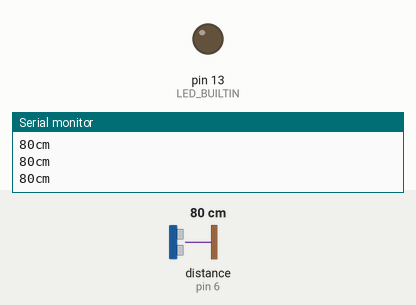
Simulated run of this sketch. Board: Arduino Uno, built with avr-gcc and run on an emulated ATmega328P. On the bench: output pins drawn as LEDs (lit = HIGH), the last lines printed to the serial monitor. The inputs (shaded band) are chosen by the test bench; at power-on: distance to the obstacle (sensor on pin 6) 80 cm. The echo pulse lasts 58.3 µs per cm.

Above: at 1.3 s.
1.4 s: distance to the obstacle (sensor on pin 6) set to 72 cm
2.9 s: distance to the obstacle (sensor on pin 6) set to 67 cm
At 3.9 s:
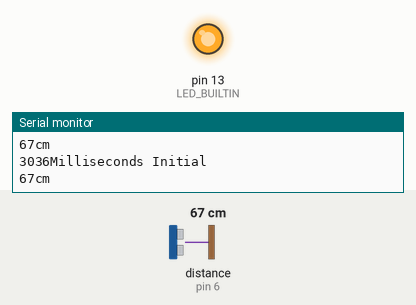
Timing chart, 0 to 5.9 s (numbered marks = the images above; inputs shaded):
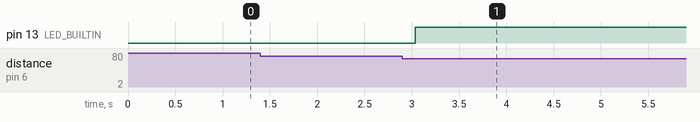

The sketch:

nirmala.ino
```cpp
const int pingPin = 7; // Trigger Pin of Ultrasonic Sensor
const int echoPin = 6; // Echo Pin of Ultrasonic Sensor
int count=0,cn,usecount=0;
long int time_init=0,t;
#include<NewPing.h>
NewPing sonar(pingPin,echoPin);
int flag=0;
void setup() { pinMode(LED_BUILTIN, OUTPUT);
  Serial.begin(9600); // Starting Serial Terminal
}

void loop() {
  long duration, inches, cm;
  pinMode(echoPin, OUTPUT);
//  delayMicroseconds(2);
  //
// digitalWrite(echoPin, HIGH);
//delayMicroseconds(10);
digitalWrite(echoPin, LOW);
 pinMode(echoPin, INPUT);
  duration = sonar.ping();

  //inches = microsecondsToInches(duration);
  cm = microsecondsToCentimeters(duration);
  //Serial.print(inches);
  //Serial.print("in, ");
  if(cm!=0 && cm<70 )
  { digitalWrite(LED_BUILTIN, HIGH);
    if(flag==0)
     time_init=millis();flag=1;cn=0;
    Serial.print(time_init);Serial.println("Milliseconds Initial");}
   else
    {cn++;
     if(cn==3 && flag==1)
      {digitalWrite(LED_BUILTIN, LOW);
        Serial.print(millis());
        Serial.println(" Milliseconds Current ");
     t=millis()-time_init;
     Serial.print(t);
     Serial.println(" Milliseconds Difference");
     time_init=0;
     flag=0;}
    }
    if(t>120000)
    {//flush()      usecount++;
     Serial.println(t);
     Serial.println("flush");

    }
    if(usecount>19)
    {usecount=0;
   // fullwash();
    Serial.println("full wash");
    }
    if(flag==1&&(millis()-time_init)>(150000))
    {//warn
     Serial.println("warn");
     }

    t=0;


  Serial.print(cm);
  Serial.print("cm");

  Serial.println();
  delay(500);
}


long microsecondsToCentimeters(long microseconds) {
  return microseconds / 29 / 2;
}
```

Measured:
- the behaviour switches between 70 and 69 cm on distance to the obstacle (sensor on pin 6) (found by bisection; images 0 and 1)
- after the input at 2.9 s, pin 13 (LED_BUILTIN): LOW → HIGH after 0.14 s
